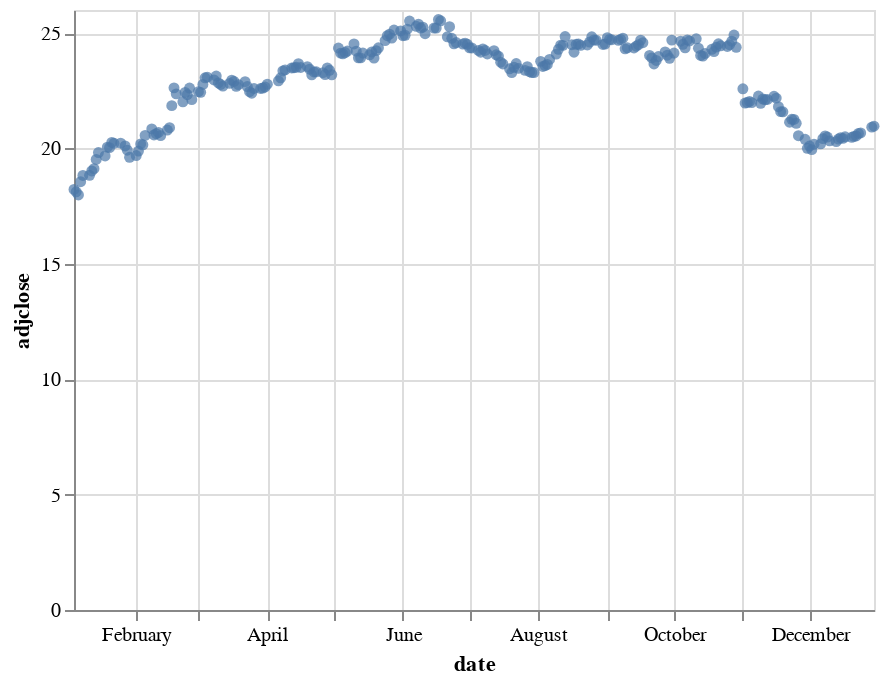

The cell this chart's notebook holds for it:
### Code cell
c

### Figure 1 — Vega-Lite specification as saved in the notebook (floating-point values rounded to 4 significant figures; data arrays with more than 128 entries replaced by an {"elided": "..."} marker saying what was removed)
{"config": {"view": {"continuousWidth": 400, "continuousHeight": 300}}, "data": {"name": "data-21e8930c05117dcbca580b0666096f9e"}, "mark": "circle", "encoding": {"x": {"field": "date", "type": "temporal"}, "y": {"field": "adjclose", "type": "quantitative"}}, "$schema": "https://vega.github.io/schema/vega-lite/v4.17.0.json", "datasets": {"data-21e8930c05117dcbca580b0666096f9e": {"elided": "253 records"}}}
